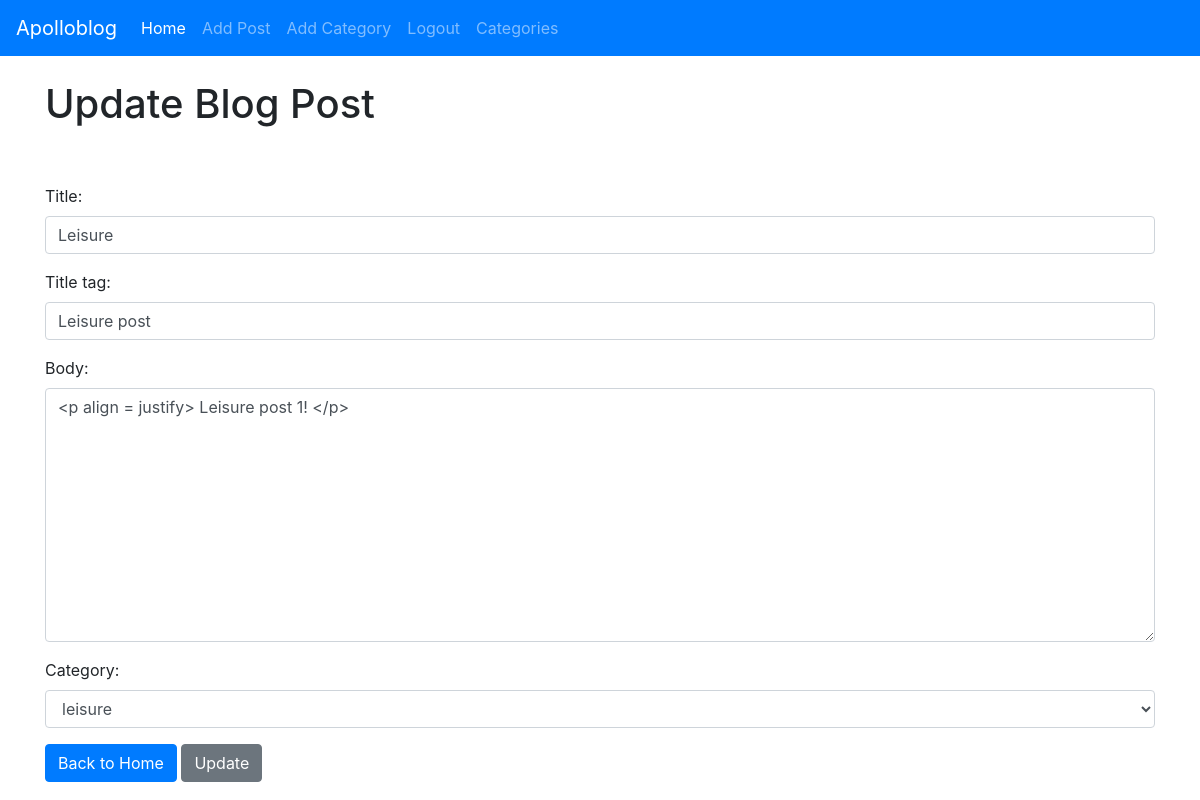
The page /article/edit/18 (signed in) on the database as committed earlier.
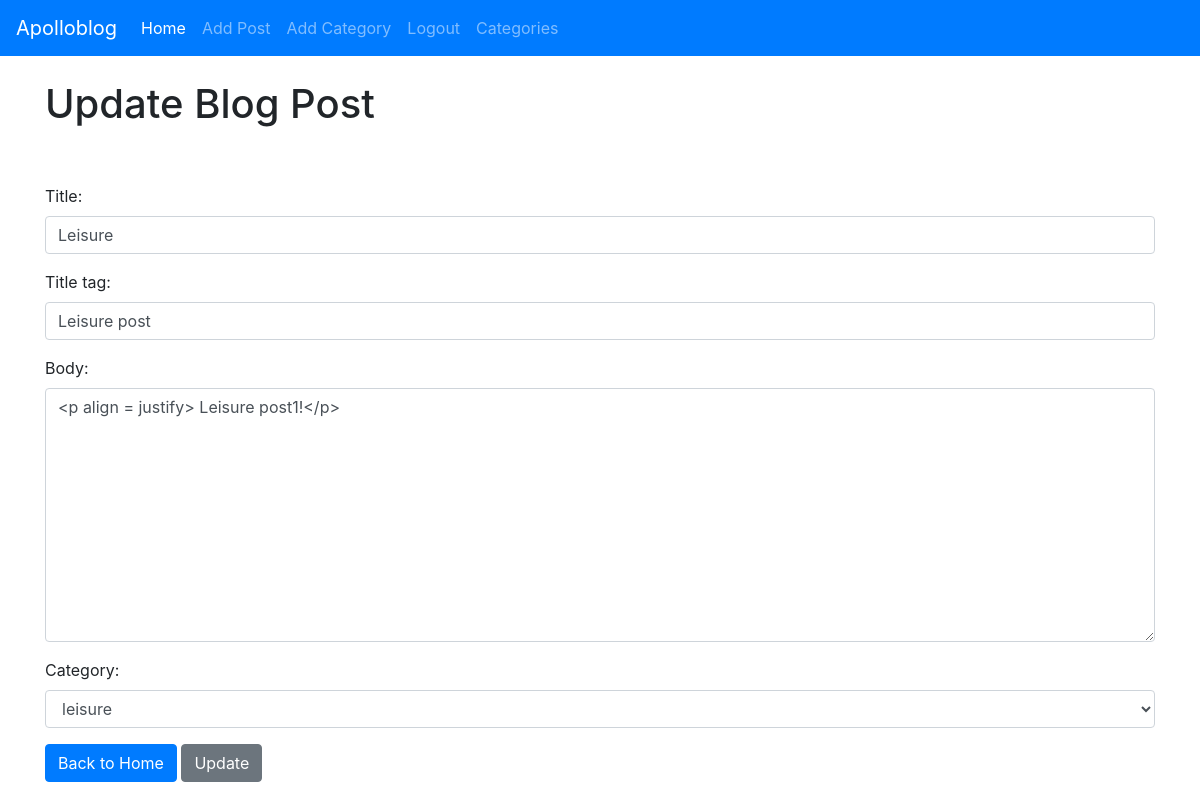
The same page on the database as committed later.
### blogroot/models.py (models this page shows, shortened)
class Post(models.Model):
	title = models.CharField(max_length=255) #max char length
	title_tag = models.CharField(max_length=255)
	author = models.ForeignKey(User, null=True, on_delete=models.CASCADE)
	body = models.TextField() #input field for text
	name = "Apollo Blog"
	post_date = models.DateField(auto_now_add = True)
	category = models.CharField(max_length=255, default='development')
	likes = models.ManyToManyField(User, related_name='blog_posts')

### blogroot/views.py (the view)
# urls.py: path('article/edit/<int:pk>', UpdatePostView.as_view(), name='update_post'),
class UpdatePostView(UpdateView):
	model = Post
	template_name = 'update_post.html'
	form_class = EditForm

### blogroot/forms.py
class EditForm(forms.ModelForm):
	class Meta:
		model = Post
		fields = ('title', 'title_tag', 'body', 'category')
		widgets = {
			'title': forms.TextInput(attrs={'class': 'form-control'}),
			'title_tag': forms.TextInput(attrs={'class': 'form-control'}),
			'category': forms.Select(choices = cat_choice, attrs={'class': 'form-control'}),
			'body': forms.Textarea(attrs={'class': 'form-control'}),
		}

### blogroot/templates/update_post.html (shortened to what this page needs)
{% extends 'base.html' %}
{% block content %}
{% if user.is_authenticated %}
<h1>Update Blog Post</h1>
<br /><br />
<div class="form-group">
	<form method="POST">
		{{ form.as_p }}
		<a href="{% url 'home' %}" class="btn btn-primary"> Back to Home </a>
		<button class="btn btn-secondary"> Update </button>
</div>
	{% else %}
		You are not allowed here! (and you know it...)<br/>
		<a href="{% url 'home' %}" class="btn btn-primary"> Back to Home </a>
{% endif %}
{% endblock %}

Rows that differ between the two databases and show on the page:
changed Post "Leisure": body "<p align = justify> Leisure post 1! </p>" → "<p align = justify> Leisure post1!</p>"
